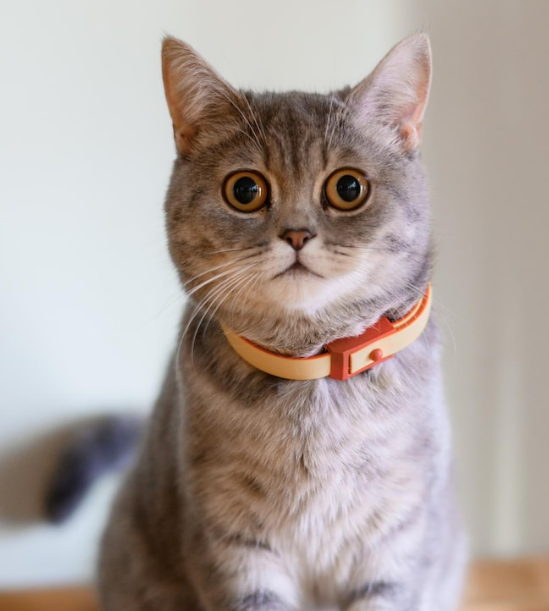
#> input picture Photos/cat.png, 549 x 611 px, found by its file name
$ python try.py
#> lines starting #> are read from the running program, lines starting #| are printed output that depends on the picture; after the words box and inside, x2 and y2 are one past the last pixel; in counts of white or black regions, pixels touching at a corner belong together
import cv2 as cv
import numpy as np
img = cv.imread("Photos\cat.png")
#> img is the input picture: shape (611, 549, 3); mean B, G, R 157.5, 162.6, 173.8
vid = cv.VideoCapture("Videos\Dog.mp4")
blank = np.zeros((500,500,3),dtype='uint8')

def rescaleFrame(frame, scale=0.75):
    width = int(frame.shape[1]*scale)
    height = int(frame.shape[0]*scale)
    dimension = (width,height)

    return cv.resize(frame, dimension, interpolation=cv.INTER_AREA)

def draw(x):
    # cv.imshow("rand",x)
    cv.line(x,(200,200),(250,250),(255,255,0),thickness=2)
    # cv.imshow("line",x)
    # cv.circle(x,(x.shape[1]//2,x.shape[0]//2), 10,(255,255,0),thickness=2)
    cv.rectangle(x,(x.shape[1]//2,x.shape[0]//2), (10,10),(255,255,0),thickness=2)
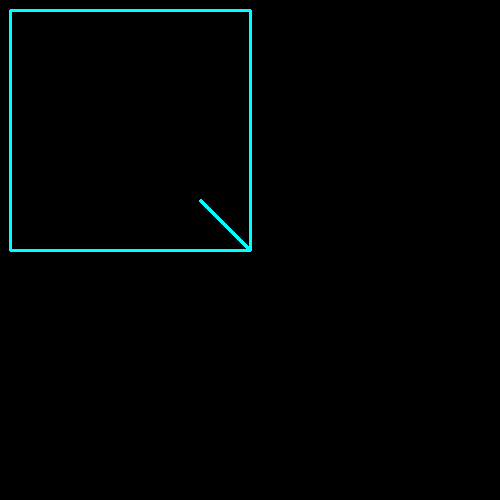
#> x: shape (500, 500, 3); mean of channels 0, 1, 2 3.2, 3.2, 0; drawn as B, G, R
    cv.putText(x,'hellow world',(0,255),cv.FONT_HERSHEY_SIMPLEX,2,(255,255,0),2)
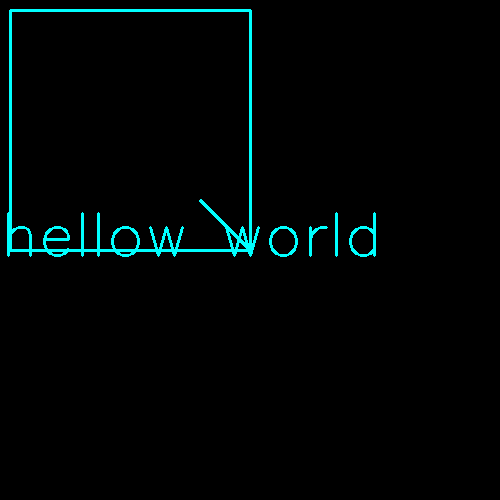
#> x: shape (500, 500, 3); 0.94% of pixels changed, all inside (x1, y1, x2, y2) = (7, 212, 376, 257); drawn as B, G, R

    resized =cv.resize(x,(200,200))
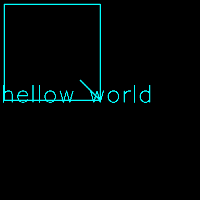
#> resized: shape (200, 200, 3); mean of channels 0, 1, 2 5.7, 5.7, 0; drawn as B, G, R
    cv.imshow("x",resized)
    # cv.imshow('circle',x)

# cv.imshow("cat",img)

draw(blank)

cv.waitKey(0)
# [10 lines of commented-out code are left out]
